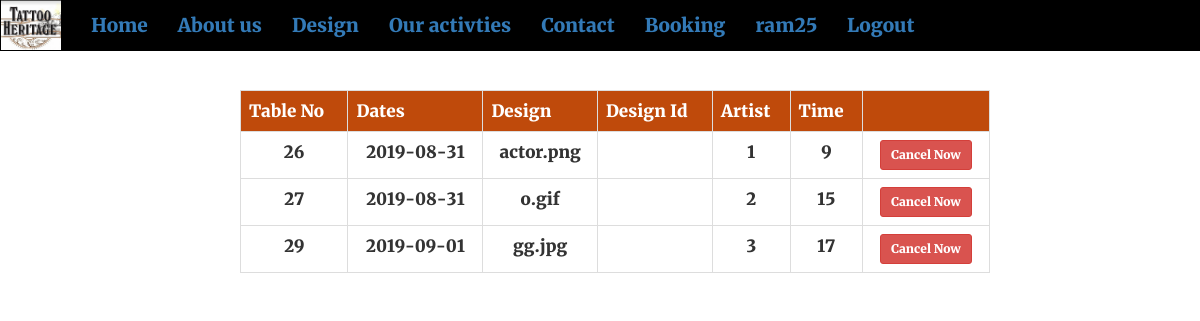
The page /art/booktableadmin.php (signed in) on the database its author committed.
### tables this page shows
CREATE TABLE `books` (
  `b_id` int(11) NOT NULL,
  `b_date` date NOT NULL,
  `b_design` varchar(500) NOT NULL,
  `b_time` int(10) DEFAULT NULL,
  `c_id` int(11) DEFAULT NULL,
  `d_id` int(11) DEFAULT NULL,
  `e_id` int(11) DEFAULT NULL
);

### art/booktableadmin.php (the view, shortened to what this page needs)
<!DOCTYPE html>
<html>
<head>
  <link rel="stylesheet" type="text/css" href="css/homecss.css">
  <link rel="stylesheet" href="https://maxcdn.bootstrapcdn.com/bootstrap/3.4.0/css/bootstrap.min.css">
  </head>
  <body>
  <nav class="navbar navbar-fixed-top ">
      <div class="container-fluid">
          <div class="navbar-header">
            <a class="navbar-brand" href="#"><img src="image/logo.jpg" ></a>
          </div>
          <div class="collapse navbar-collapse" id="myNavbar">
          <ul class="nav navbar-nav">
              <li class="nav-item">
                <a class="nav-link" href="home.php">Home</a>
              </li>
              <li class="nav-item">
                <a class="nav-link" href="about.php">About us</a>
              </li>
              <?php
              if (!isset($_SESSION['user'])){ ?>
                <li class="nav-item">
                <a class="nav-link" href="artist.php">Meet our artist</a>
                </li>
                <li class="nav-item">
                  <a class="nav-link" href="activity.php">Our activties</a>
                </li>
                <li class="nav-item">
                  <a class="nav-link" href="contactph.php">Contact</a>
                </li>
                <li class="nav-item">
                  <a class="nav-link" href="login.php">Login</a>
                </li>
                <li class="nav-item">
                  <a class="nav-link" href="signup.php">Signup</a>
                </li>
              <?php } else{?>
                <li class="nav-item">
                  <a class="nav-link" href="design.php">Design</a>
                </li>
                <li class="nav-item">
                  <a class="nav-link" href="activity.php">Our activties</a>
                </li>
                <li class="nav-item">
                  <a class="nav-link" href="contactph.php">Contact</a>
                </li>
                <li class="nav-item">
                  <a class="nav-link" href="booking.php">Booking</a>
                </li>
                <li class="nav-item">
                  <a class="nav-link" href=""><?=$_SESSION["user"]?></a>
                </li>
                <li class="nav-item">
                  <a class="nav-link" href="logout.php">Logout</a>
                </li>
              <?php }?>
          </ul>
        </div>
      </div>
    </nav>
  	<div id="container">
     <?php
  $con=mysqli_connect("localhost","root","","tattoo_heritage");
    if(isset($_SESSION['user'])){
      $query="SELECT c_id FROM customer WHERE c_username='".$_SESSION['user']."'";
      }
    $result=mysqli_query($con,$query);
     if(mysqli_num_rows($result)!=0){
        while($row=mysqli_fetch_assoc($result)){
            $c_id=$row["c_id"];
          }
        }
       if(isset($_SESSION['user'])){
           $sql="SELECT * FROM books WHERE c_id='".$c_id."'";
          }
      $result1=mysqli_query($con,$sql);
echo " <div class=\"new\">";
echo " <div class=\"container\">\n";
echo "  <div class=\"row\">\n";
echo "    <div class=\"col-lg-2\"></div>\n";
echo "    <div class=\"col-lg-8\">\n";
echo "      <div class=\"text-center mt-5\">\n";
echo "      <table class=\"table table-hover table-bordered\">\n";
echo "      <tr>\n";
echo "        <th>Table No</th>\n";
echo "        <th>Dates</th>\n";
echo "        <th>Design</th>\n";
echo "        <th>Design Id</th>\n";
echo "        <th>Artist</th>\n";
echo "        <th>Time</th>\n";
echo "        <th></th>\n";
echo "      </tr>\n";
     if(mysqli_num_rows($result1)!=0){
        while($row=mysqli_fetch_assoc($result1)){
          echo "      <tr>\n";
          echo "      <td> ". $row["b_id"]. "</td>\n";
          $b_id1 = $row["b_id"];
          echo "      <td> ". $row["b_date"]. "</td>\n";
          echo "      <td> ". $row["b_design"]. "</td>\n";
          echo "      <td> ". $row["d_id"]. "</td>\n";
          echo "      <td> ". $row["e_id"]. "</td>\n";
          echo "      <td> ". $row["b_time"]. "</td>\n";
          echo "  <td><a href=\"cancelbooking.php?b_id=".$row["b_id"]."&d=".$row["b_date"]."&e=".$row["b_design"]."&d_id=".$row["d_id"]."&e_id=".$row["e_id"]."&t=".$row["b_time"]."&t=".$row["b_time"]."\"".$b_id1."><button class=\"btn btn-danger btn-sm\">Cancel Now</button></a></td>";
          echo "      </tr>\n";
        }
      }
       else
        echo "".mysqli_error($con);
    echo "</table>\n";
    echo "</div>";
    echo "</div>";
    echo "</div>";
    echo "</div>";
    echo "</div>";
    ?>
</div>
</body>
</html>

### css/homecss.css (style rules this page uses)
* { margin: 0; padding: 0; font-family: Merriweather; }
.navbar { background-color: black; }
.navbar-brand img { margin: -15px 0 -26px -14px; height: 50px; width: 60px; }
li { font-size: 19px; }
a { color: white; }
div { font-size: 17px; }
.container { margin-top: 70px; }
th { background-color: #bf4a0b; color: white; }

### art/booktableadmin.php (style rules this page uses)
.new { float: right; margin-top: 20px; }

### rows shown on the page
books: b_id "26", b_date "2019-08-31", b_design "actor.png", e "1", b_time "9"
books: b_id "27", b_date "2019-08-31", b_design "o.gif", e "2", b_time "15"
books: b_id "29", b_date "2019-09-01", b_design "gg.jpg", e "3", b_time "17"

### other values the page prints
$_SESSION["user"] "ram25"
